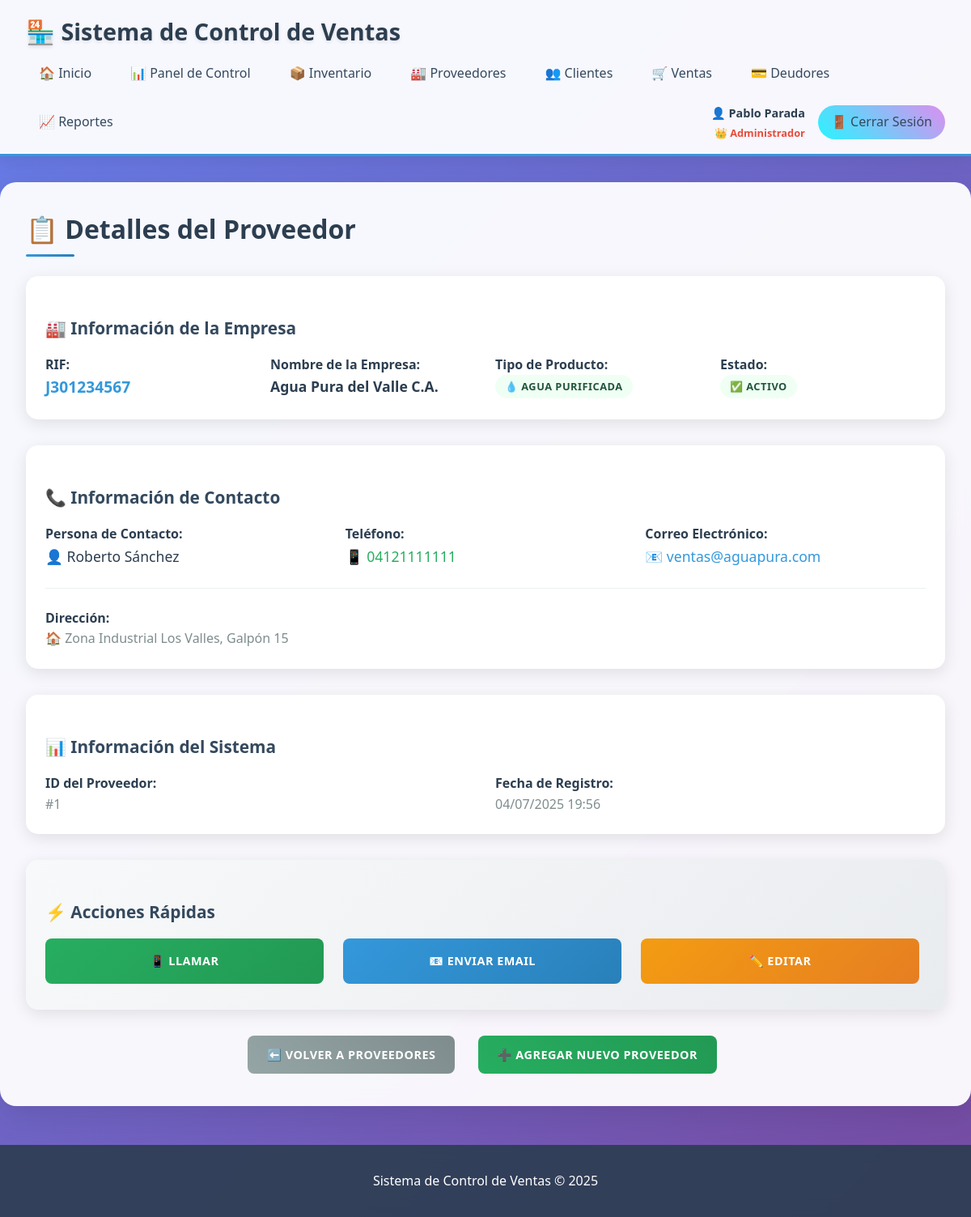
The app's page /index.php?action=proveedores&method=details&id=1 (signed in) with its own data.
### tables this page shows
CREATE TABLE `proveedor` (
  `id_proveedor` int(11) NOT NULL AUTO_INCREMENT,
  `RIF` varchar(15) NOT NULL,
  `Nombre` varchar(100) NOT NULL,
  `Contacto` varchar(100) DEFAULT NULL,
  `Telefono` varchar(15) DEFAULT NULL,
  `Direccion` text DEFAULT NULL,
  `Correo` varchar(100) DEFAULT NULL,
  `Tipo_Producto` enum('Agua Purificada','Botellones','Dispensadores','Filtros','Químicos','Envases','Equipos','Otros') NOT NULL DEFAULT 'Agua Purificada',
  `Fecha_Registro` timestamp NOT NULL DEFAULT current_timestamp(),
  `Estado` enum('Activo','Inactivo') DEFAULT 'Activo',
  PRIMARY KEY (`id_proveedor`),
  UNIQUE KEY `RIF` (`RIF`),
  KEY `idx_rif` (`RIF`),
  KEY `idx_nombre` (`Nombre`),
  KEY `idx_tipo` (`Tipo_Producto`)
);

### controllers/ProveedorController.php (called while the page is built, shortened)
<?php
require_once 'models/ProveedorModel.php';
class ProveedorController {
    private $proveedorModel;
    public function __construct() {
        $database = new Database();
        $db = $database->getConnection();
        $this->proveedorModel = new ProveedorModel($db);
    }
    public function details() {
        $id = $_GET['id'];
        $proveedor = $this->proveedorModel->getProveedor($id);
        require_once 'views/proveedores/details.php';
    }
}
?>

### controllers/models/ProveedorModel.php (called while the page is built, shortened)
<?php
class ProveedorModel {
    private $conn;
    public function __construct($db) {
        $this->conn = $db;
    }
    public function getProveedor($id) {
        $query = "SELECT * FROM Proveedor WHERE id_proveedor = :id";
        $stmt = $this->conn->prepare($query);
        $stmt->bindParam(':id', $id);
        $stmt->execute();
        return $stmt->fetch(PDO::FETCH_ASSOC);
    }
}
?>

### views/proveedores/details.php (the view, shortened to what this page needs)
<?php require_once 'views/layout/header.php'; ?>
<h2>📋 Detalles del Proveedor</h2>
<div class="card" style="margin-bottom: 2rem;">
    <h3>🏭 Información de la Empresa</h3>
    <div style="display: grid; grid-template-columns: repeat(auto-fit, minmax(250px, 1fr)); gap: 1.5rem;">
        <div>
            <strong>RIF:</strong><br>
            <span style="font-size: 1.2rem; color: #3498db; font-weight: bold;"><?php echo htmlspecialchars($proveedor['RIF']); ?></span>
        </div>
        <div>
            <strong>Nombre de la Empresa:</strong><br>
            <span style="font-size: 1.1rem; color: #2c3e50; font-weight: bold;"><?php echo htmlspecialchars($proveedor['Nombre']); ?></span>
        </div>
        <div>
            <strong>Tipo de Producto:</strong><br>
            <span class="status-indicator status-high">
                <?php
                $iconos = [
                    'Agua Purificada' => '💧',
                    'Botellones' => '🏺',
                    'Dispensadores' => '🚰',
                    'Filtros' => '🔧',
                    'Químicos' => '⚗️',
                    'Envases' => '📦',
                    'Equipos' => '🏭',
                    'Otros' => '📋'
                ];
                $icono = $iconos[$proveedor['Tipo_Producto']] ?? '📋';
                echo $icono . ' ' . htmlspecialchars($proveedor['Tipo_Producto']);
                ?>
            </span>
        </div>
        <div>
            <strong>Estado:</strong><br>
            <span class="status-indicator status-high">✅ Activo</span>
        </div>
    </div>
</div>
<div class="card" style="margin-bottom: 2rem;">
    <h3>📞 Información de Contacto</h3>
    <div style="display: grid; grid-template-columns: repeat(auto-fit, minmax(250px, 1fr)); gap: 1.5rem;">
        <div>
            <strong>Persona de Contacto:</strong><br>
            <?php if (!empty($proveedor['Contacto'])): ?>
                <span style="color: #2c3e50; font-size: 1.1rem;">👤 <?php echo htmlspecialchars($proveedor['Contacto']); ?></span>
            <?php else: ?>
                <span style="color: #95a5a6;">Sin contacto registrado</span>
            <?php endif; ?>
        </div>
        <div>
            <strong>Teléfono:</strong><br>
            <?php if (!empty($proveedor['Telefono'])): ?>
                <a href="tel:<?php echo $proveedor['Telefono']; ?>" style="color: #27ae60; text-decoration: none; font-size: 1.1rem;">
                    📱 <?php echo htmlspecialchars($proveedor['Telefono']); ?>
                </a>
            <?php else: ?>
                <span style="color: #95a5a6;">Sin teléfono registrado</span>
            <?php endif; ?>
        </div>
        <div>
            <strong>Correo Electrónico:</strong><br>
            <?php if (!empty($proveedor['Correo'])): ?>
                <a href="mailto:<?php echo $proveedor['Correo']; ?>" style="color: #3498db; text-decoration: none; font-size: 1.1rem;">
                    📧 <?php echo htmlspecialchars($proveedor['Correo']); ?>
                </a>
            <?php else: ?>
                <span style="color: #95a5a6;">Sin correo registrado</span>
            <?php endif; ?>
        </div>
    </div>
    <?php if (!empty($proveedor['Direccion'])): ?>
    <div style="margin-top: 1.5rem; padding-top: 1.5rem; border-top: 1px solid #ecf0f1;">
        <strong>Dirección:</strong><br>
        <span style="color: #7f8c8d; line-height: 1.6;">🏠 <?php echo nl2br(htmlspecialchars($proveedor['Direccion'])); ?></span>
    </div>
    <?php endif; ?>
</div>
<div class="card" style="margin-bottom: 2rem;">
    <h3>📊 Información del Sistema</h3>
    <div style="display: grid; grid-template-columns: repeat(auto-fit, minmax(200px, 1fr)); gap: 1.5rem;">
        <div>
            <strong>ID del Proveedor:</strong><br>
            <span style="color: #7f8c8d;">#<?php echo $proveedor['id_proveedor']; ?></span>
        </div>
        <div>
            <strong>Fecha de Registro:</strong><br>
            <span style="color: #7f8c8d;">
                <?php
                if (isset($proveedor['Fecha_Registro'])) {
                    echo date('d/m/Y H:i', strtotime($proveedor['Fecha_Registro']));
                } else {
                    echo 'No disponible';
                }
                ?>
            </span>
        </div>
    </div>
</div>
<div class="card" style="background: linear-gradient(135deg, #f8f9fa, #e9ecef);">
    <h3>⚡ Acciones Rápidas</h3>
    <div style="display: grid; grid-template-columns: repeat(auto-fit, minmax(200px, 1fr)); gap: 1rem;">
        <?php if (!empty($proveedor['Telefono'])): ?>
        <a href="tel:<?php echo $proveedor['Telefono']; ?>"
           class="btn" style="background: linear-gradient(135deg, #27ae60, #229954); color: white; text-decoration: none; text-align: center; padding: 1rem; border-radius: 8px; transition: all 0.3s ease;">
            📱 Llamar
        </a>
        <?php endif; ?>
        <?php if (!empty($proveedor['Correo'])): ?>
        <a href="mailto:<?php echo $proveedor['Correo']; ?>"
           class="btn" style="background: linear-gradient(135deg, #3498db, #2980b9); color: white; text-decoration: none; text-align: center; padding: 1rem; border-radius: 8px; transition: all 0.3s ease;">
            📧 Enviar Email
        </a>
        <?php endif; ?>
        <?php
        $isAdmin = isset($_SESSION['rol_nombre']) && strtolower($_SESSION['rol_nombre']) === 'administrador';
        if ($isAdmin):
        ?>
        <a href="index.php?action=proveedores&method=edit&id=<?php echo $proveedor['id_proveedor']; ?>"
           class="btn" style="background: linear-gradient(135deg, #f39c12, #e67e22); color: white; text-decoration: none; text-align: center; padding: 1rem; border-radius: 8px; transition: all 0.3s ease;">
            ✏️ Editar
        </a>
        <?php endif; ?>
    </div>
</div>
<div style="text-align: center; margin-top: 2rem;">
    <a href="index.php?action=proveedores&method=list" class="btn btn-secondary">
        ⬅️ Volver a Proveedores
    </a>
    <?php if ($isAdmin): ?>
    <a href="index.php?action=proveedores&method=add" class="btn btn-success" style="margin-left: 1rem;">
        ➕ Agregar Nuevo Proveedor
    </a>
    <?php endif; ?>
</div>
<?php require_once 'views/layout/footer.php'; ?>

### assets/css/style.css (style rules this page uses)
* { margin: 0; padding: 0; box-sizing: border-box; }
body { font-family: 'Segoe UI', Tahoma, Geneva, Verdana, sans-serif; line-height: 1.6; color: #2c3e50; background: linear-gradient(135deg, #667eea 0%, #764ba2 100%); min-height: 100vh; }
h2 { color: #2c3e50; margin-bottom: 1.5rem; font-size: 2rem; font-weight: 600; position: relative; padding-bottom: 0.5rem; }
h2::after { content: ''; position: absolute; bottom: 0; left: 0; width: 60px; height: 3px; background: linear-gradient(45deg, #3498db, #2980b9); border-radius: 2px; }
h3 { color: #34495e; margin: 1.5rem 0 1rem 0; font-size: 1.3rem; font-weight: 600; }
button, .btn { background: linear-gradient(45deg, #3498db, #2980b9); color: white; border: none; padding: 0.75rem 1.5rem; border-radius: 8px; cursor: pointer; text-decoration: none; display: inline-block; font-weight: 600; font-size: 0.9rem; text-transform: uppercase; letter-spacing: 0.5px; transition: all 0.3s ease; margin-right: 0.5rem; margin-bottom: 0.5rem; }
.btn-secondary { background: linear-gradient(45deg, #95a5a6, #7f8c8d); }
.btn-success { background: linear-gradient(45deg, #27ae60, #229954); }
.card { background: white; border-radius: 15px; padding: 1.5rem; box-shadow: 0 5px 20px rgba(0, 0, 0, 0.1); margin-bottom: 1.5rem; transition: transform 0.3s ease; }
.status-indicator { display: inline-block; padding: 0.25rem 0.75rem; border-radius: 20px; font-size: 0.8rem; font-weight: 600; text-transform: uppercase; letter-spacing: 0.5px; }
.status-high { background: #f0fff4; color: #22543d; }

### records on screen
proveedor: RIF "J301234567", Nombre "Agua Pura del Valle C.A.", Tipo_Producto "💧", Tipo_Producto "AGUA PURIFICADA", Contacto "Roberto Sánchez", Telefono "04121111111", Correo "ventas@aguapura.com", Direccion "Zona Industrial Los Valles, Galpón 15", id_proveedor "1", Fecha_Registro "04/07/2025 19:56"

### other values on screen
$nombreCompleto "Pablo Parada"
$roleIcon "👑"
$_SESSION['rol_nombre'] "Administrador"
